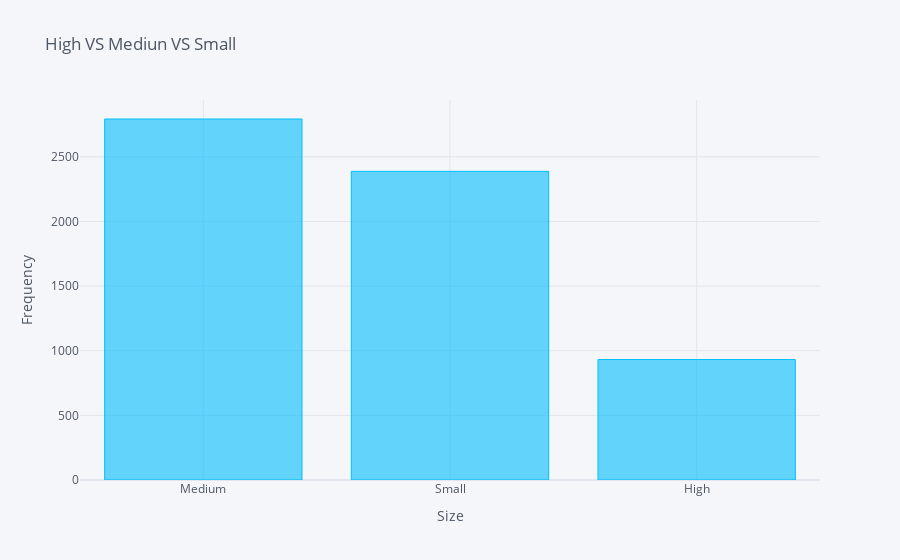

The notebook cell this image was saved under:
### Markdown cell above
#### 4). Dealing with the Missing Values in Categorical type column i.e. 'Outlet_Size'

### Code cell
# Counting the values
count = df_train['Outlet_Size'].value_counts().reset_index()
count.iplot(kind='bar', color='deepskyblue', x='index', y='Outlet_Size', title='High VS Mediun VS Small',
           xTitle='Size', yTitle='Frequency')

### Figure 1 — Plotly figure (JSON) as saved in the notebook; plotly's stock layout.template omitted (floating-point values rounded to 4 significant figures)
{"data": [{"marker": {"color": "rgba(0, 191, 255, 0.6)", "line": {"color": "rgba(0, 191, 255, 1.0)", "width": 1}}, "name": "Outlet_Size", "orientation": "v", "text": "", "type": "bar", "x": ["Medium", "Small", "High"], "y": [2793, 2388, 932]}], "layout": {"autosize": true, "legend": {"bgcolor": "#F5F6F9", "font": {"color": "#4D5663"}}, "paper_bgcolor": "#F5F6F9", "plot_bgcolor": "#F5F6F9", "title": {"font": {"color": "#4D5663"}, "text": "High VS Mediun VS Small"}, "xaxis": {"autorange": true, "gridcolor": "#E1E5ED", "range": [-0.5, 2.5], "showgrid": true, "tickfont": {"color": "#4D5663"}, "title": {"font": {"color": "#4D5663"}, "text": "Size"}, "type": "category", "zerolinecolor": "#E1E5ED"}, "yaxis": {"autorange": true, "gridcolor": "#E1E5ED", "range": [0, 2940], "showgrid": true, "tickfont": {"color": "#4D5663"}, "title": {"font": {"color": "#4D5663"}, "text": "Frequency"}, "type": "linear", "zerolinecolor": "#E1E5ED"}}}
